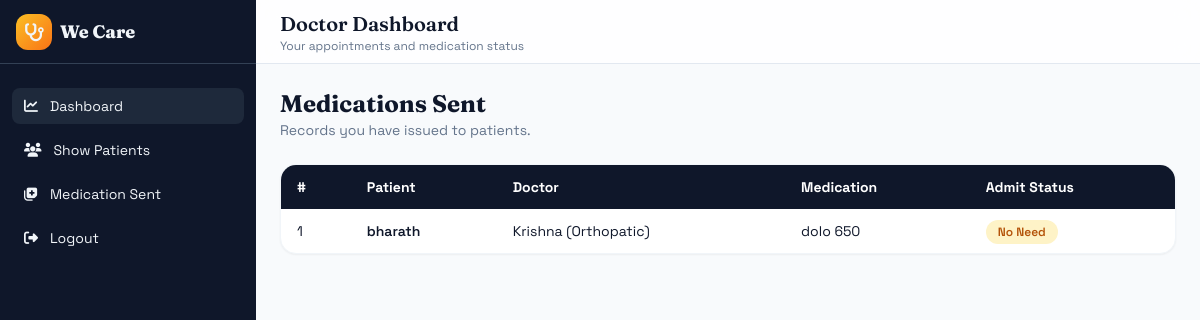
Screenshot of /doctor/Medication_view_admin/ (signed in) with the database file from the repository.
### Doctor/models.py (models this page shows, shortened)
class Doctor_Medication(models.Model):
    p_id = models.CharField(max_length=100)
    name = models.CharField(max_length=100)
    doctor_name = models.CharField(max_length=100)
    prescription = models.CharField(max_length=1000)
    admitted = models.CharField(max_length=100)
    medication = models.CharField(max_length=20)

### Doctor/views.py (the view)
# urls.py: path('Medication_view_admin/' , views.Medicatin_view_admin , name='Medication_view_admin')
def Medicatin_view_admin(request):
    doctor_name = request.session.get('doctor_name')
    doctor = AddDoctor.objects.get(name=doctor_name)
    data = Doctor_Medication.objects.filter(doctor_name=str(doctor), medication='Sended')
    return render(request  ,'Doctor/Medicatin_view_admin.html'  , {'data':data})

### Doctor/models.py (called while the page is built)
    def __str__(self):
        return f'{self.name} ({self.specialization})'

### Template/Doctor/Medicatin_view_admin.html (shortened to what this page needs)
{% extends 'Doctor/Doctor_Home.html' %}
{% block contents %}
<div class="space-y-6">
    <div>
        <h2 class="text-2xl font-bold display">Medications Sent</h2>
        <p class="text-sm text-slate-500">Records you have issued to patients.</p>
    </div>
    <div class="bg-white rounded-2xl shadow-sm border border-slate-100 overflow-hidden">
        <table class="w-full text-sm">
            <thead class="bg-slate-900 text-white">
                <tr>
                    <th class="text-left px-4 py-3">#</th>
                    <th class="text-left px-4 py-3">Patient</th>
                    <th class="text-left px-4 py-3">Doctor</th>
                    <th class="text-left px-4 py-3">Medication</th>
                    <th class="text-left px-4 py-3">Admit Status</th>
                </tr>
            </thead>
            <tbody class="divide-y divide-slate-100">
                {% for doc in data %}
                <tr class="hover:bg-slate-50">
                    <td class="px-4 py-3">{{ forloop.counter }}</td>
                    <td class="px-4 py-3 font-semibold">{{ doc.name }}</td>
                    <td class="px-4 py-3">{{ doc.doctor_name }}</td>
                    <td class="px-4 py-3">{{ doc.prescription }}</td>
                    <td class="px-4 py-3">
                        <span class="px-3 py-1 rounded-full bg-amber-100 text-amber-700 text-xs font-semibold">{{ doc.admitted }}</span>
                    </td>
                </tr>
                {% empty %}
                <tr>
                    <td colspan="5" class="px-4 py-8 text-center text-slate-500">No medication records yet.</td>
                </tr>
                {% endfor %}
            </tbody>
        </table>
    </div>
</div>
{% endblock %}

### Template/Doctor/Doctor_Home.html (style rules this page uses)
body { font-family: 'Space Grotesk', sans-serif; }
.display { font-family: 'Fraunces', serif; }

### rows the page displays
Doctor_Medication: name "bharath", doctor_name "Krishna (Orthopatic)", prescription "dolo 650", admitted "No Need"
